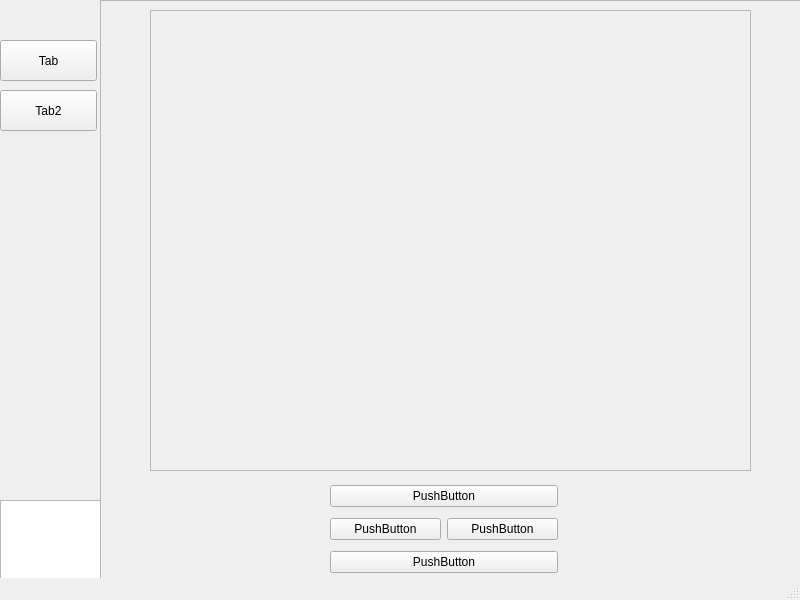
<?xml version="1.0" encoding="UTF-8"?>
<ui version="4.0">
 <class>MainWindow</class>
 <widget class="QMainWindow" name="MainWindow">
  <property name="geometry">
   <rect>
    <x>0</x>
    <y>0</y>
    <width>800</width>
    <height>600</height>
   </rect>
  </property>
  <property name="windowTitle">
   <string>MainWindow</string>
  </property>
  <widget class="QWidget" name="centralwidget">
   <widget class="QFrame" name="frame">
    <property name="geometry">
     <rect>
      <x>100</x>
      <y>0</y>
      <width>701</width>
      <height>601</height>
     </rect>
    </property>
    <property name="autoFillBackground">
     <bool>true</bool>
    </property>
    <property name="frameShape">
     <enum>QFrame::StyledPanel</enum>
    </property>
    <property name="frameShadow">
     <enum>QFrame::Raised</enum>
    </property>
    <widget class="QFrame" name="frame_2">
     <property name="geometry">
      <rect>
       <x>50</x>
       <y>10</y>
       <width>601</width>
       <height>461</height>
      </rect>
     </property>
     <property name="frameShape">
      <enum>QFrame::StyledPanel</enum>
     </property>
     <property name="frameShadow">
      <enum>QFrame::Raised</enum>
     </property>
    </widget>
   </widget>
   <widget class="QPushButton" name="pushButton">
    <property name="geometry">
     <rect>
      <x>0</x>
      <y>40</y>
      <width>97</width>
      <height>41</height>
     </rect>
    </property>
    <property name="text">
     <string>Tab</string>
    </property>
   </widget>
   <widget class="QPushButton" name="pushButton_2">
    <property name="geometry">
     <rect>
      <x>0</x>
      <y>90</y>
      <width>97</width>
      <height>41</height>
     </rect>
    </property>
    <property name="text">
     <string>Tab2</string>
    </property>
   </widget>
   <widget class="QTextEdit" name="textEdit">
    <property name="geometry">
     <rect>
      <x>0</x>
      <y>500</y>
      <width>104</width>
      <height>91</height>
     </rect>
    </property>
   </widget>
   <widget class="QWidget" name="gridLayoutWidget">
    <property name="geometry">
     <rect>
      <x>330</x>
      <y>480</y>
      <width>228</width>
      <height>100</height>
     </rect>
    </property>
    <layout class="QGridLayout" name="gridLayout_3">
     <item row="0" column="0" colspan="2">
      <widget class="QPushButton" name="pushButton_5">
       <property name="text">
        <string>PushButton</string>
       </property>
      </widget>
     </item>
     <item row="1" column="0">
      <widget class="QPushButton" name="pushButton_3">
       <property name="text">
        <string>PushButton</string>
       </property>
      </widget>
     </item>
     <item row="1" column="1">
      <widget class="QPushButton" name="pushButton_4">
       <property name="text">
        <string>PushButton</string>
       </property>
      </widget>
     </item>
     <item row="2" column="0" colspan="2">
      <widget class="QPushButton" name="pushButton_6">
       <property name="text">
        <string>PushButton</string>
       </property>
      </widget>
     </item>
    </layout>
   </widget>
   <zorder>pushButton</zorder>
   <zorder>pushButton_2</zorder>
   <zorder>textEdit</zorder>
   <zorder>frame</zorder>
   <zorder>gridLayoutWidget</zorder>
  </widget>
  <widget class="QMenuBar" name="menubar">
   <property name="geometry">
    <rect>
     <x>0</x>
     <y>0</y>
     <width>800</width>
     <height>22</height>
    </rect>
   </property>
  </widget>
  <widget class="QStatusBar" name="statusbar"/>
 </widget>
 <resources/>
 <connections/>
</ui>
